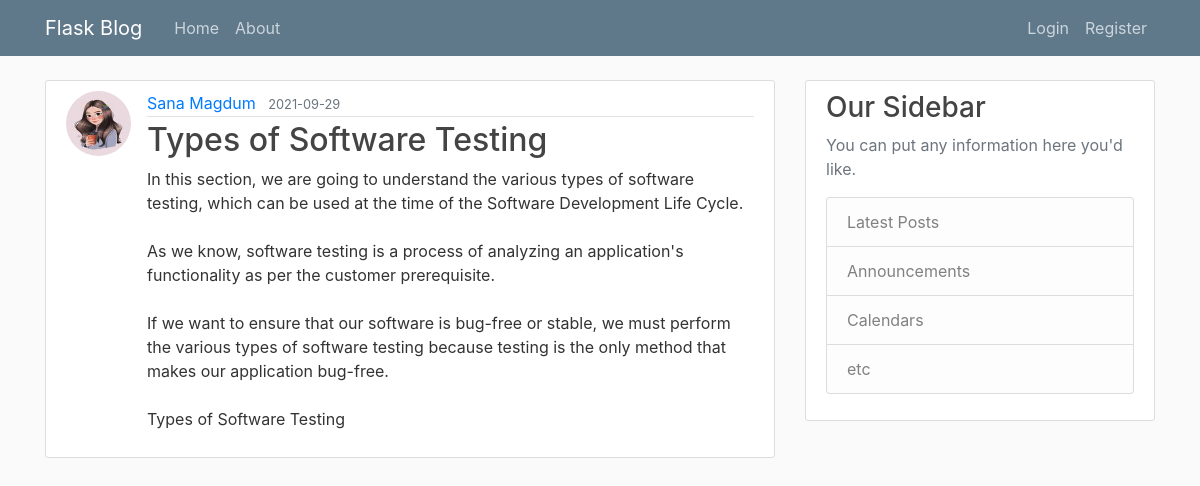
/post/6, run on the app's committed database.
### FMagdum/models.py (models this page shows, shortened)
class User(db.Model, UserMixin):
    id = db.Column(db.Integer, primary_key=True)
    username = db.Column(db.String(20), unique=True, nullable=False)
    email = db.Column(db.String(120), unique=True, nullable=False)
    image_file = db.Column(db.String(20), nullable=False, default='default.jpg')
    password = db.Column(db.String(60), nullable=False)
    posts = db.relationship('Post', backref='author', lazy=True)

class Post(db.Model):
    id = db.Column(db.Integer, primary_key=True)
    title = db.Column(db.String(100),nullable=False)
    date_posted = db.Column(db.DateTime, nullable=False, default=datetime.utcnow)
    content = db.Column(db.Text, nullable=False)
    user_id = db.Column(db.Integer, db.ForeignKey('user.id'), nullable=False)

### FMagdum/routes.py (the view)
@app.route("/post/<int:post_id>")
def post(post_id):
    post = Post.query.get_or_404(post_id)
    return render_template('post.html', title=post.title, post=post)

### FMagdum/templates/post.html (shortened to what this page needs)
{%extends "layout.html"%}
{%block content%}
    <article class="media content-section">
        <img class="rounded-circle article-img" src="{{url_for('static', filename='profile_pics/' + post.author.image_file)}}">
        <div class="media-body">
        <div class="article-metadata">
            <a class="mr-2" href="{{url_for('user_posts', username=post.author.username)}}">{{ post.author.username }}</a>
            <small class="text-muted">{{ post.date_posted.strftime('%Y-%m-%d') }}</small>
        </div>
        <h2 class="article-title">{{ post.title }}</h2>
        <p class="article-content">{{ post.content }}</p>
        </div>
    </article>
{%endblock content%}

### FMagdum/static/main.css (style rules this page uses)
body { background: #fafafa; color: #333333; margin-top: 5rem; }
h1, h2, h3, h4, h5, h6 { color: #444444; }
.content-section { background: #ffffff; padding: 10px 20px; border: 1px solid #dddddd; border-radius: 3px; margin-bottom: 20px; }
.article-title { color: #444444; }
.article-content { white-space: pre-line; }
.article-img { height: 65px; width: 65px; margin-right: 16px; }
.article-metadata { padding-bottom: 1px; margin-bottom: 4px; border-bottom: 1px solid #e3e3e3 }

### data on the page
User: image_file (picture), author.username "Sana Magdum"
Post: date_posted "2021-09-29", title "Types of Software Testing", content "In this section, we are going to understand the various types of software testing, which can be used at the time of the Software Development Life Cycle. As we know, software testing is a process of analyzing an application's functionality as per the customer prerequisite. If we want to ensure that our software is bug-free or stable, we must perform the various types of software testing because testing is the only method that makes our application bug-free. Types of Software Testing"
